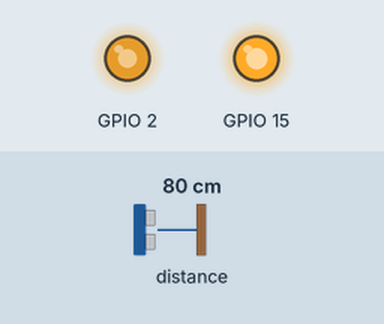
This sketch was run on a simulated ESP32. On the bench: output pins drawn as LEDs (lit = HIGH). Wiring (inferred from the names in the program): ultrasonic range finder: trigger GPIO 4; echo GPIO 0. Inputs (shaded band) come from the test bench; at power-on: distance to the obstacle 80 cm. The echo pulse lasts 58.3 µs per cm; pins used as bus, display or sensor lines are not drawn; what the sketch prints to the serial monitor is not drawn.

Above: at 1.2 s.
1.3 s: distance to the obstacle set to 12 cm
2.8 s: distance to the obstacle set to 9 cm
At 3.6 s:
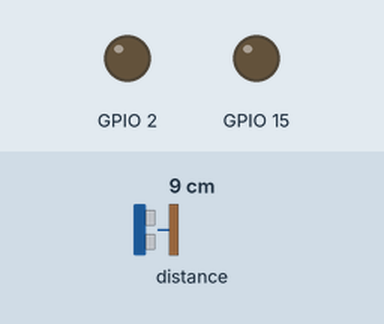
4.3 s: distance to the obstacle set to 18 cm
At 4.8 s:
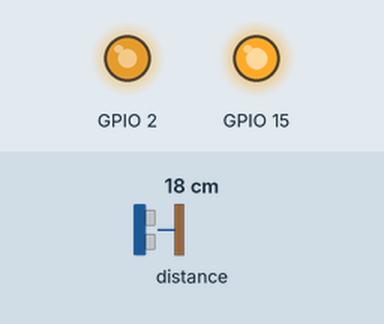
5.8 s: distance to the obstacle set to 2 cm
At 7.1 s:
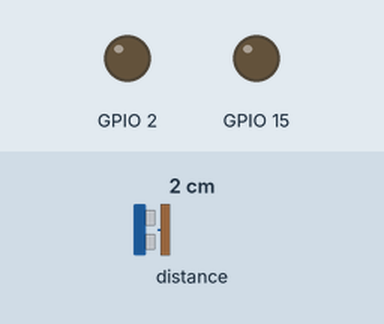
Timing chart, 0 to 8.3 s (numbered marks = the images above; inputs shaded):
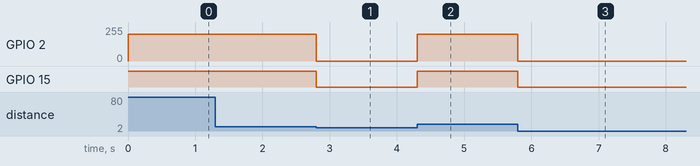

The sketch:

fixed_ultrasonic_motor.ino
```cpp
// === Helper Functions ===

// Read distance from HC-SR04 (Trig: 4, Echo: 0)
float readUltrasonic_4_0() {
  digitalWrite(4, LOW);
  delayMicroseconds(2);
  digitalWrite(4, HIGH);
  delayMicroseconds(10);
  digitalWrite(4, LOW);
  long duration = pulseIn(0, HIGH, 30000);  // 30ms timeout
  float distance = duration * 0.034 / 2.0;  // Speed of sound = 0.034 cm/μs
  if (distance == 0 || distance > 400) return 999;  // Out of range
  return distance;
}

// === Setup (runs once at startup) ===
void setup() {
  Serial.begin(115200);

  // Ultrasonic sensor pins
  pinMode(4, OUTPUT);  // Trigger
  pinMode(0, INPUT);   // Echo

  // Motor on PORT2 — configure once
  pinMode(2, OUTPUT);
  pinMode(15, OUTPUT);
  ledcAttach(2, 5000, 8);
  digitalWrite(15, HIGH);  // Direction = forward
  ledcWrite(2, 200);       // Start moving

  Serial.println("System Started");
}

// === Loop (runs continuously) ===
void loop() {
  float dist = readUltrasonic_4_0();

  if (dist <= 10) {
    // Object too close → STOP motor
    ledcWrite(2, 0);
    digitalWrite(15, LOW);
    Serial.println("Object Detected");
  } else {
    // Clear path → RUN motor forward
    digitalWrite(15, HIGH);
    ledcWrite(2, 200);
  }
}
```

Measured:
- the behaviour switches between 11 and 10 cm on distance to the obstacle (found by bisection; images 0 and 1)
- after the input at 2.8 s, GPIO 2: 199/255 → 0/255 at once; GPIO 15: HIGH → LOW at once
- after the input at 4.3 s, GPIO 2: 0/255 → 199/255 at once; GPIO 15: LOW → HIGH at once
- after the input at 5.8 s, GPIO 2: 199/255 → 0/255 at once; GPIO 15: HIGH → LOW at once
